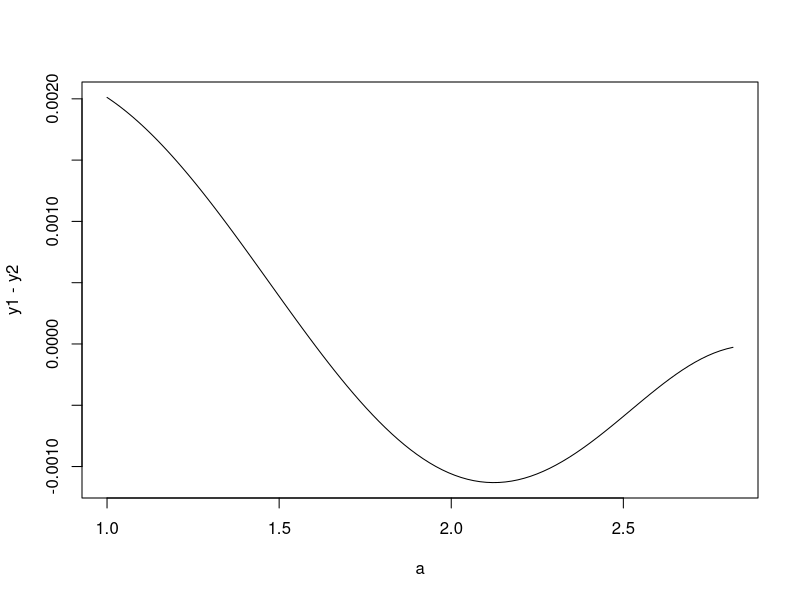

R code for this plot:
## ---- chunk 1

compute_term <- function(k, d, a) {
  norm_a <- sqrt(sum(a^2))
  term <- (-1)^k / (gamma(k+1) * 2^k) * gamma((d + 1)/2) * gamma(k + 3/2) / gamma(k + (d + 1)/2 + 1)* (norm_a^(2*k + 2)) / ((2*k + 1) * (2*k + 2))
  return(term)
}

compute_sum <- function(d, a) {
  sum_value <- 0
  for (k in 0:100) { 
    term_value <- compute_term(k, d, a)
    if (is.nan(term_value) || is.infinite(term_value)) {
      break
    }
    sum_value <- sum_value + term_value
  }
  return(sum_value)
}


a <- c(1, 2)
d <- 2
result <- compute_sum(d, a)
print(result)

## ---- chunk 2
k <- 8
a <- seq(1, sqrt(k)-0.01, length.out = 100)
y1 <- 1 - pt(sqrt(a^2*(k-1)/(k-a^2)), df = k-1)
y2 <- 1 - pt(sqrt(a^2*k/(k+1-a^2)), df = k)
plot(a, y1-y2, type = "l")

f <- function(a, k) {
  c1 <- sqrt(a^2 * (k - 1)/(k - a^2))
  c2 <- sqrt(a^2 * k/(k + 1 - a^2))
  p1 <- pt(c1, df = k - 1, lower.tail = FALSE)
  p2 <- pt(c2, df = k, lower.tail = FALSE)
  p1 - p2
}

K <- c(4:25, 100, 500, 1000)
n <- length(K)
r <- numeric(n)
pr <- numeric(n)

for (i in 1:n) {
  k <- K[i]
  u <- uniroot(f, interval = c(1, 2), k = k)
  r[i] <- u$root
  pr[i] <- pt(r[i], df = k - 1, lower.tail = FALSE)
}

result <- cbind(K, r, pr)
print(result)
a <- r
ck <- sqrt(a^2 * K/(K + 1 - a^2))
cbind(K, a, ck)
## ---- chunk 3
# 使用EM算法估计参数lambda
set.seed(123)
y <- c(0.54, 0.48, 0.33, 0.43, 1.00, 1.00, 0.91, 1.00, 0.21, 0.85)

# EM算法迭代次数
max_iter <- 100
# 初始猜测的lambda值
lambda_init <- 1
# 收敛阈值
tolerance <- 1e-6

# EM算法函数
em_algorithm <- function(y, max_iter, lambda_init, tolerance){
  lambda_old <- lambda_init
  for(iter in 1:max_iter){
    # E步：计算每个数据点的期望完整数据对数似然
    e_step <- pexp(y, rate = lambda_old) * dexp(y, rate = lambda_old)
    
    # M步：更新lambda以最大化Q函数
    m_step <- sum(e_step * y) / sum(e_step)
    
    # 检查收敛性
    if(abs(m_step - lambda_old) < tolerance){
      break
    }
    
    lambda_old <- m_step
  }
  
  return(list(lambda = lambda_old, iterations = iter))
}

# 运行EM算法
result_em <- em_algorithm(y, max_iter, lambda_init, tolerance)

# 打印EM算法的结果
print(result_em)

# 计算观测数据的最大似然估计(MLE)
mle_lambda <- mean(y[y <= 1])

# 打印MLE的结果
print(paste("MLE of lambda:", mle_lambda))

# 比较EM算法的结果与MLE
comparison <- paste("Comparison between EM and MLE:")
comparison <- paste(comparison, "\nEM estimate of lambda:", result_em$lambda)
comparison <- paste(comparison, "\nMLE of lambda:", mle_lambda)
cat(comparison, "\n")

